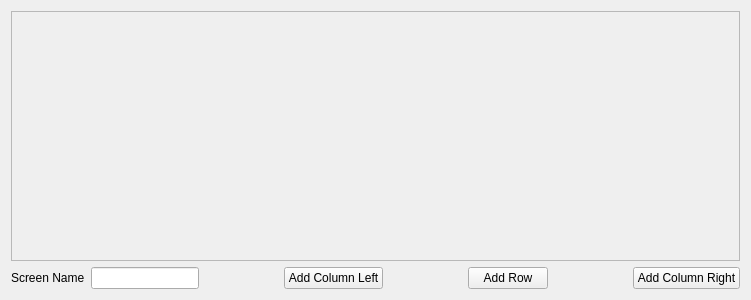
<?xml version="1.0" encoding="UTF-8"?>
<ui version="4.0">
 <class>ScreenConfigScreen</class>
 <widget class="QFrame" name="ScreenConfigScreen">
  <property name="geometry">
   <rect>
    <x>0</x>
    <y>0</y>
    <width>751</width>
    <height>300</height>
   </rect>
  </property>
  <property name="windowTitle">
   <string/>
  </property>
  <layout class="QVBoxLayout" name="verticalLayout">
   <item>
    <widget class="QScrollArea" name="scrollArea">
     <property name="widgetResizable">
      <bool>true</bool>
     </property>
     <widget class="QWidget" name="scrollAreaWidgetContents">
      <property name="geometry">
       <rect>
        <x>0</x>
        <y>0</y>
        <width>729</width>
        <height>243</height>
       </rect>
      </property>
     </widget>
    </widget>
   </item>
   <item>
    <layout class="QHBoxLayout" name="horizontalLayout">
     <item>
      <widget class="QLabel" name="label">
       <property name="text">
        <string>Screen Name</string>
       </property>
      </widget>
     </item>
     <item>
      <widget class="QLineEdit" name="screenNameEdit"/>
     </item>
     <item>
      <spacer name="horizontalSpacer_5">
       <property name="orientation">
        <enum>Qt::Horizontal</enum>
       </property>
       <property name="sizeHint" stdset="0">
        <size>
         <width>40</width>
         <height>20</height>
        </size>
       </property>
      </spacer>
     </item>
     <item>
      <widget class="QPushButton" name="addColumnLeftButton">
       <property name="text">
        <string>Add Column Left</string>
       </property>
      </widget>
     </item>
     <item>
      <spacer name="horizontalSpacer">
       <property name="orientation">
        <enum>Qt::Horizontal</enum>
       </property>
       <property name="sizeHint" stdset="0">
        <size>
         <width>40</width>
         <height>20</height>
        </size>
       </property>
      </spacer>
     </item>
     <item>
      <widget class="QPushButton" name="addRowButton">
       <property name="text">
        <string>Add Row</string>
       </property>
      </widget>
     </item>
     <item>
      <spacer name="horizontalSpacer_4">
       <property name="orientation">
        <enum>Qt::Horizontal</enum>
       </property>
       <property name="sizeHint" stdset="0">
        <size>
         <width>40</width>
         <height>20</height>
        </size>
       </property>
      </spacer>
     </item>
     <item>
      <widget class="QPushButton" name="addColumnRightButton">
       <property name="text">
        <string>Add Column Right</string>
       </property>
      </widget>
     </item>
    </layout>
   </item>
  </layout>
 </widget>
 <resources/>
 <connections/>
</ui>
